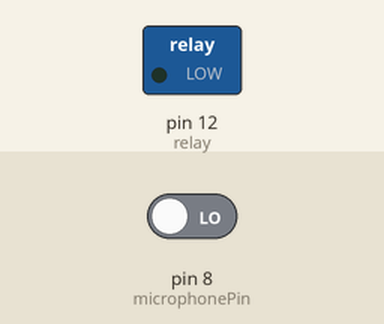
Simulated run of this sketch. Board: Arduino Uno, built with avr-gcc and run on an emulated ATmega328P. On the bench: switched loads named in the sketch (green lamp = pin HIGH). Dashed ring = blinking. Inputs (shaded band) come from the test bench; at power-on: pin 8 (microphonePin) LOW.

Above: at 1.2 s.
1.3 s: pin 8 (microphonePin) driven HIGH
At 4.2 s:
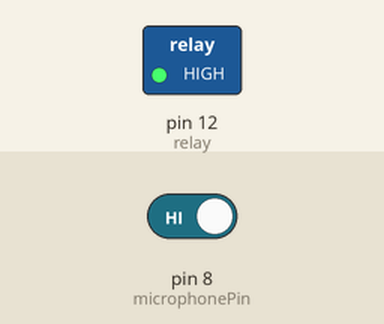
4.3 s: pin 8 (microphonePin) driven LOW
At 4.9 s:
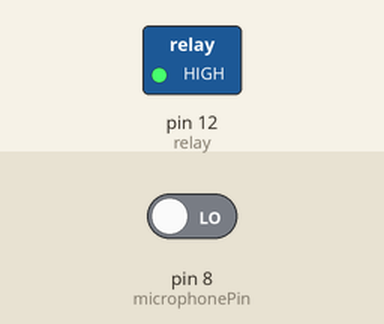
Timing chart, 0 to 7.3 s (numbered marks = the images above; inputs shaded):
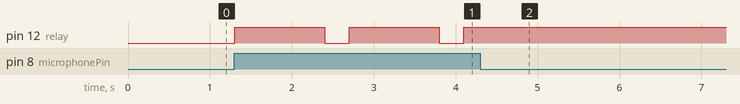

Measured:
- after the input at 1.3 s, pin 12 (relay): alternates HIGH for 1.1 s and LOW for 0.30 s, starting at once
- after the input at 4.3 s, pin 12 (relay): stops changing and stays HIGH

The sketch:

Own_2.ino
```cpp
byte microphonePin = 8;
byte relay = 12;
bool priviousState = false;

void setup()
{
  Serial.begin(9600);
  pinMode(microphonePin, INPUT);
  pinMode(relay, OUTPUT);

}

void loop()
{
  int microData = digitalRead(microphonePin);

  if(microData == HIGH)
  {
    if(!priviousState)
    {
      digitalWrite(relay, HIGH);
      priviousState = true;
      delay(1000);
    }
    else
    {
      digitalWrite(relay, LOW);
      priviousState = false;
      delay(200);
    }
  }
  delay (100);
}
```
